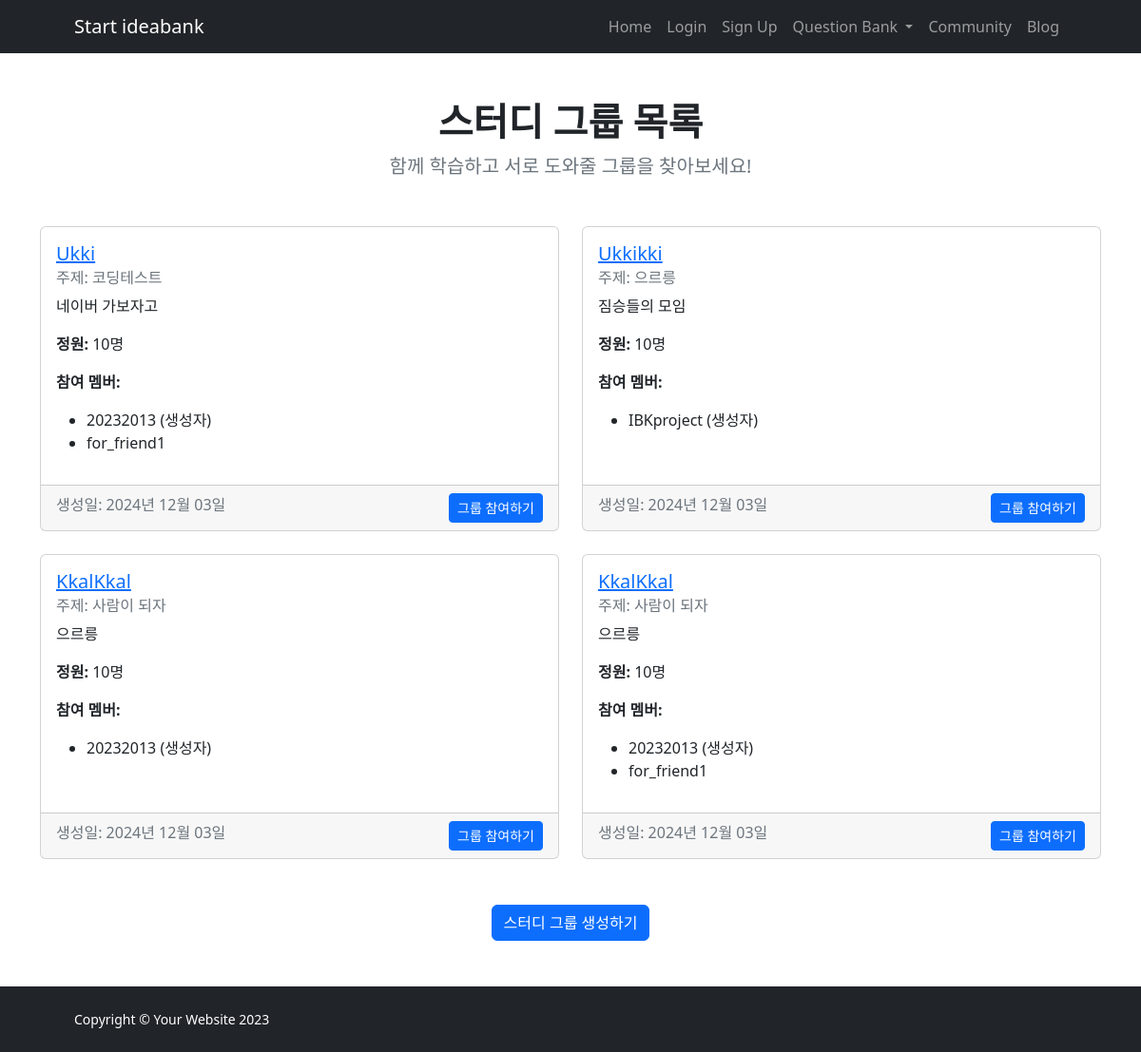
Screenshot of /study-groups/ with the database file from the repository.
### IBK_ossproject/models.py (models this page shows, shortened)
class StudyGroup(models.Model):
    name = models.CharField(max_length=100)
    topic = models.CharField(max_length=100)
    description = models.TextField()
    capacity = models.PositiveIntegerField(default=10)
    created_at = models.DateTimeField(auto_now_add=True)
    owner = models.ForeignKey(User, on_delete=models.CASCADE)
    members = models.ManyToManyField(User, related_name='study_groups', blank=True)

### IBK_ossproject/views.py (the view)
# urls.py: path('study-groups/', views.study_groups, name='study_groups'),
def study_groups(request):
    groups = StudyGroup.objects.all()
    return render(request, 'study-groups.html', {'groups': groups})

### templates/study-groups.html (shortened to what this page needs)
{% extends 'base.html' %}
{% block content %}
<div class="container py-5">
    <div class="text-center mb-5">
        <h1 class="fw-bolder">스터디 그룹 목록</h1>
        <p class="lead fw-normal text-muted mb-0">함께 학습하고 서로 도와줄 그룹을 찾아보세요!</p>
    </div>
    <div class="row row-cols-1 row-cols-md-2 g-4">
        {% for group in groups %}
        <div class="col">
            <div class="card h-100">
                <div class="card-body">
                    <h5 class="card-title">
                        <a href="{% url 'study_group_detail' group.id %}">{{ group.name }}</a>
                    </h5>
                    <h6 class="card-subtitle mb-2 text-muted">주제: {{ group.topic }}</h6>
                    <p class="card-text">{{ group.description }}</p>
                    <p class="card-text"><strong>정원:</strong> {{ group.capacity }}명</p>
                    <p class="card-text"><strong>참여 멤버:</strong></p>
                    <ul>
                        <li>{{ group.owner.username }} (생성자)</li>
                        {% for member in group.members.all %}
                            <li>{{ member.username }}</li>
                        {% endfor %}
                    </ul>
                </div>
                <div class="card-footer d-flex justify-content-between">
                    <span class="text-muted">생성일: {{ group.created_at|date:"Y년 m월 d일" }}</span>
                    {% if user not in group.members.all and group.members.count < group.capacity %}
                    <form method="post" action="{% url 'join_study_group' group.id %}">
                        <button type="submit" class="btn btn-primary btn-sm">그룹 참여하기</button>
                    </form>
                    {% elif user in group.members.all %}
                    <form method="post" action="{% url 'leave_study_group' group.id %}">
                        {% csrf_token %}
                        <button type="submit" class="btn btn-danger btn-sm">탈퇴하기</button>
                    </form>
                    {% endif %}
                </div>
            </div>
        </div>
        {% empty %}
        <div class="col">
            <p class="text-center">현재 생성된 스터디 그룹이 없습니다.</p>
        </div>
        {% endfor %}
    </div>
    <div class="text-center mt-5">
        <a href="{% url 'create_study_group' %}" class="btn btn-primary">스터디 그룹 생성하기</a>
    </div>
</div>
{% endblock %}

### rows the page displays
StudyGroup: name "Ukki", topic "코딩테스트", description "네이버 가보자고", capacity "10", owner.username "20232013", created_at "2024년 12월 03일", shows "그룹 참여하기"
StudyGroup: name "Ukkikki", topic "으르릉", description "짐승들의 모임", capacity "10", owner.username "IBKproject", created_at "2024년 12월 03일", shows "그룹 참여하기"
StudyGroup: name "KkalKkal", topic "사람이 되자", description "으르릉", capacity "10", owner.username "20232013", created_at "2024년 12월 03일", shows "그룹 참여하기"
StudyGroup: name "KkalKkal", topic "사람이 되자", description "으르릉", capacity "10", owner.username "20232013", created_at "2024년 12월 03일", shows "그룹 참여하기"

### other values shown
{{ member.username }} "for_friend1"
